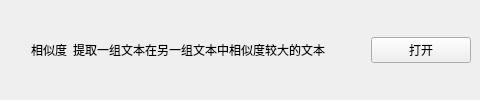
             <widget class="QWidget" name="widget_5_8" native="true">
              <layout class="QHBoxLayout" name="horizontalLayout_41">
               <property name="leftMargin">
                <number>9</number>
               </property>
               <property name="topMargin">
                <number>9</number>
               </property>
               <property name="rightMargin">
                <number>9</number>
               </property>
               <property name="bottomMargin">
                <number>9</number>
               </property>
               <item>
                <widget class="IconWidget" name="icon_similarity" native="true">
                 <property name="sizePolicy">
                  <sizepolicy hsizetype="Fixed" vsizetype="Fixed">
                   <horstretch>0</horstretch>
                   <verstretch>0</verstretch>
                  </sizepolicy>
                 </property>
                 <property name="minimumSize">
                  <size>
                   <width>16</width>
                   <height>16</height>
                  </size>
                 </property>
                </widget>
               </item>
               <item>
                <widget class="StrongBodyLabel" name="label_16">
                 <property name="text">
                  <string>相似度</string>
                 </property>
                </widget>
               </item>
               <item>
                <widget class="CaptionLabel" name="label_7">
                 <property name="text">
                  <string>提取一组文本在另一组文本中相似度较大的文本</string>
                 </property>
                </widget>
               </item>
               <item>
                <spacer name="horizontalSpacer_12">
                 <property name="orientation">
                  <enum>Qt::Horizontal</enum>
                 </property>
                 <property name="sizeType">
                  <enum>QSizePolicy::Expanding</enum>
                 </property>
                 <property name="sizeHint" stdset="0">
                  <size>
                   <width>40</width>
                   <height>20</height>
                  </size>
                 </property>
                </spacer>
               </item>
               <item>
                <widget class="PrimaryPushButton" name="btn_similarity">
                 <property name="sizePolicy">
                  <sizepolicy hsizetype="Fixed" vsizetype="Fixed">
                   <horstretch>0</horstretch>
                   <verstretch>0</verstretch>
                  </sizepolicy>
                 </property>
                 <property name="minimumSize">
                  <size>
                   <width>100</width>
                   <height>0</height>
                  </size>
                 </property>
                 <property name="text">
                  <string>打开</string>
                 </property>
                </widget>
               </item>
              </layout>
             </widget>
